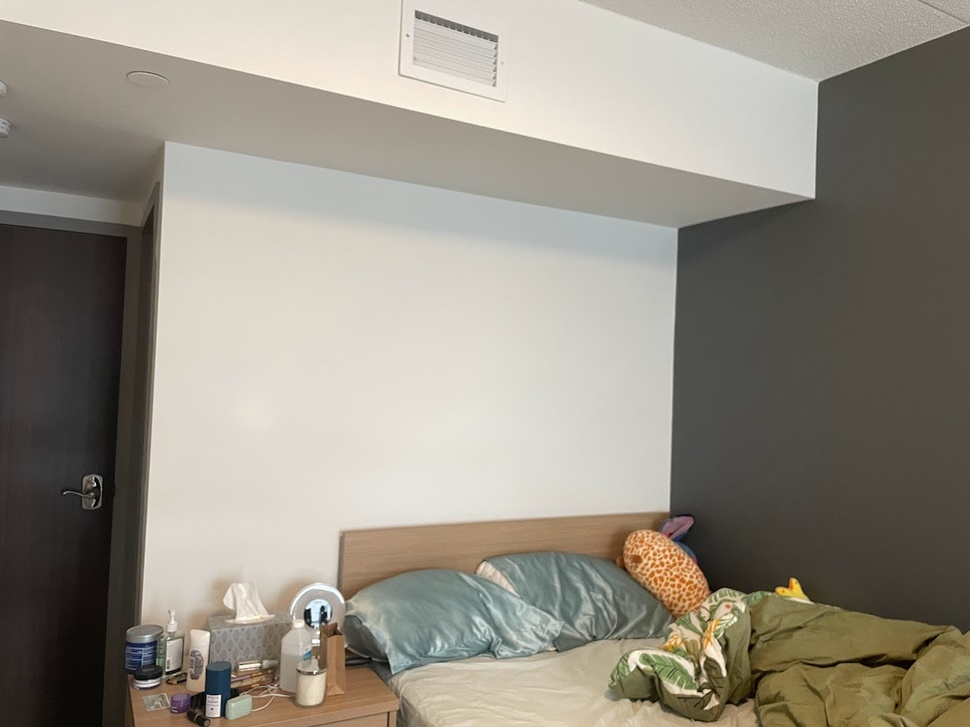
#> input picture math-engine/right-tilt.jpg, 970 x 727 px, shrunk from 1271 x 953 before the run, found by its file name
$ python basic-contour.py
#> lines starting #> are read from the running program, lines starting #| are printed output that depends on the picture
import cv2

#from: https://dontrepeatyourself.org/post/edge-and-contour-detection-with-opencv-and-python/

#simplifies image to lines
#can potentially use those lines to determine skew
#but there will be poster images on the wall, can confuse the image

image = cv2.imread("C:\\Users\\Jenny\\Documents\\WallBoundProjector\\math-engine\\right-tilt.jpg")
#> image is the input picture: shape (727, 970, 3); mean B, G, R 132.4, 143.7, 149
gray = cv2.cvtColor(image, cv2.COLOR_BGR2GRAY)
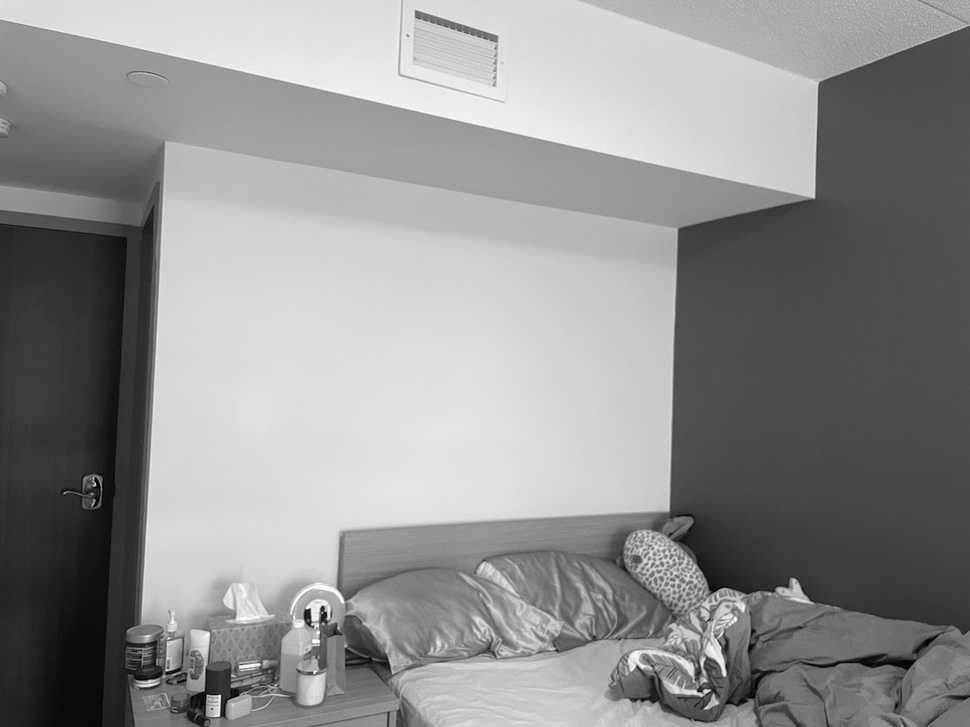
#> gray: shape (727, 970); min 0, max 255, mean 143.9
blurred = cv2.GaussianBlur(gray, (3, 3), 0)

edged = cv2.Canny(blurred, 10, 100)
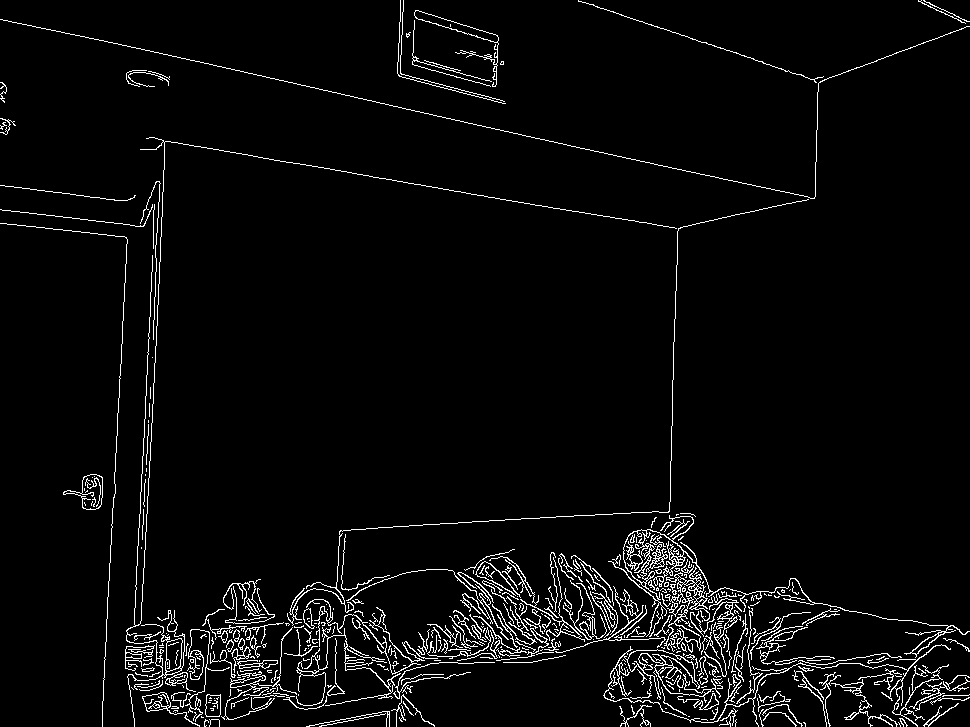
#> edged: shape (727, 970); 4% white in thin lines or dots

cv2.imshow("Original image", image)
cv2.imshow("Edged image", edged)
cv2.waitKey(0)

$ run again, with math-engine/straight-on.jpg copied over math-engine/right-tilt.jpg
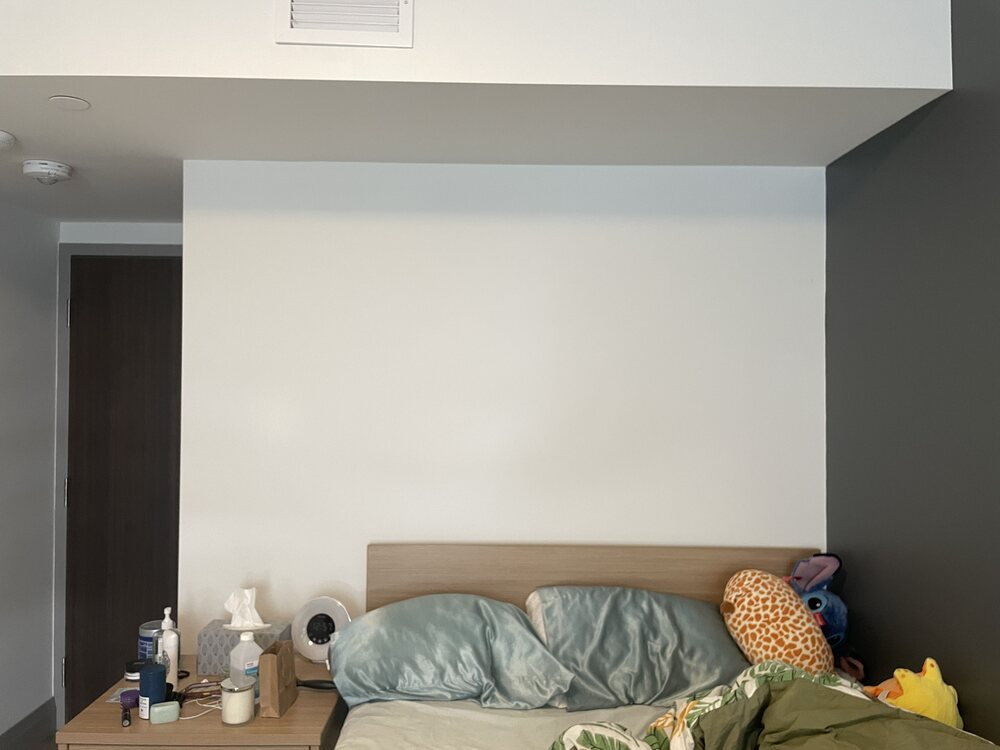
#> input picture math-engine/straight-on.jpg, 1000 x 750 px, found by its file name
#> image is the input picture: shape (750, 1000, 3); mean B, G, R 140.1, 149.6, 153.3
#> `gray = cv2.cvtColor(image, cv2.COLOR_BGR2GRAY)`:
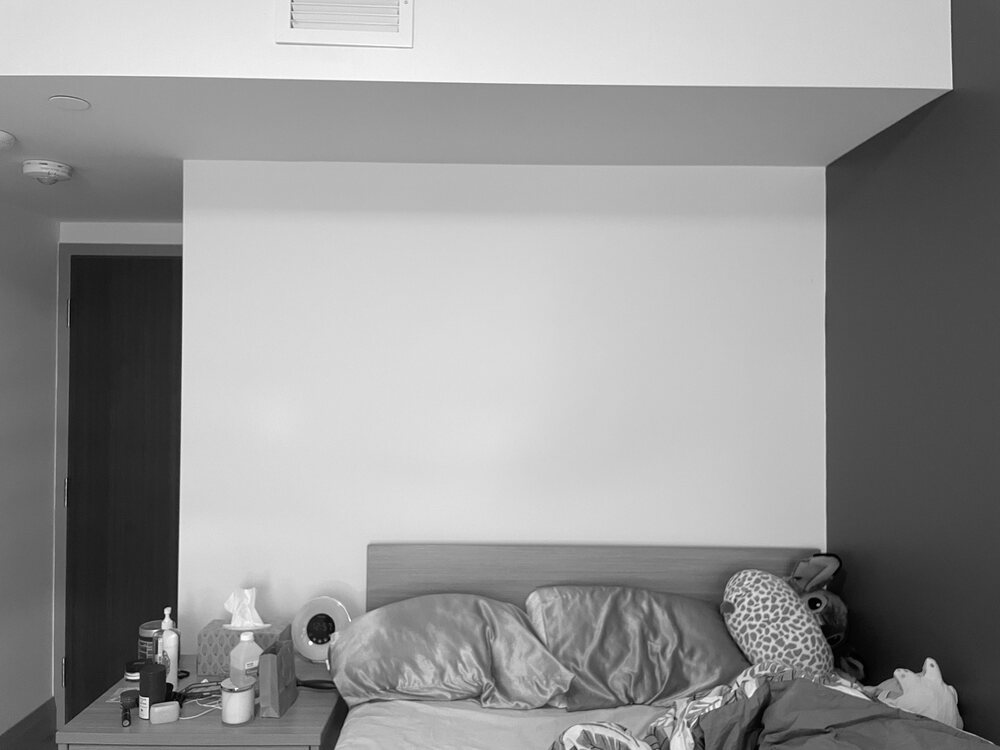
#> gray: shape (750, 1000); min 0, max 254, mean 149.6
#> `edged = cv2.Canny(blurred, 10, 100)`:
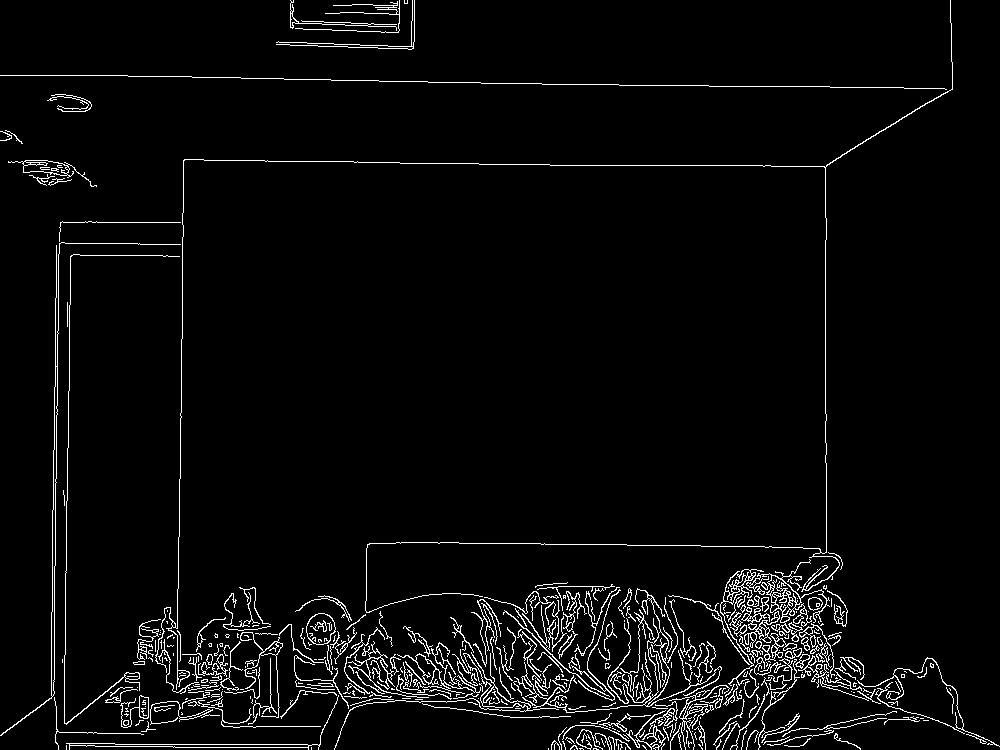
#> edged: shape (750, 1000); 3.8% white in thin lines or dots
